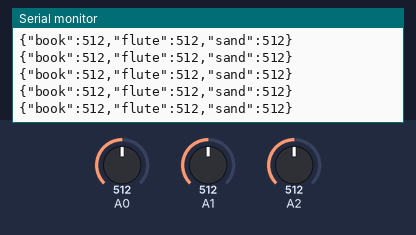
Simulated run of this sketch. Board: Arduino Uno, built with avr-gcc and run on an emulated ATmega328P. On the bench: the last lines printed to the serial monitor. The inputs (shaded band) are chosen by the test bench; at power-on: A0 = 512, A1 = 512, A2 = 512.

Above: at 1.2 s.
1.3 s: A0 set to 110
At 2.1 s:
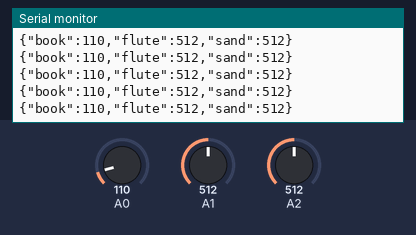
4.3 s: A0 set to 93
At 5.0 s:
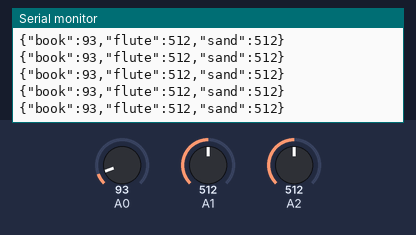
7.3 s: A1 set to 107
At 7.8 s:
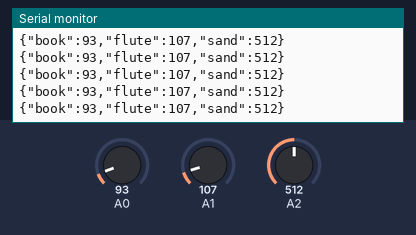
10.3 s: A1 set to 94
At 10.9 s:
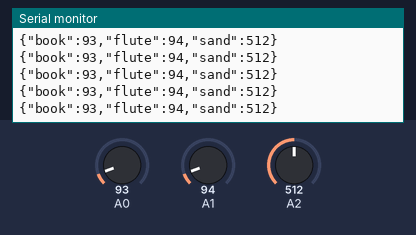
13.3 s: A2 set to 109
At 13.9 s:
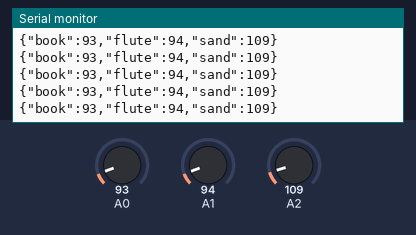
16.3 s: A2 set to 91
At 17.2 s:
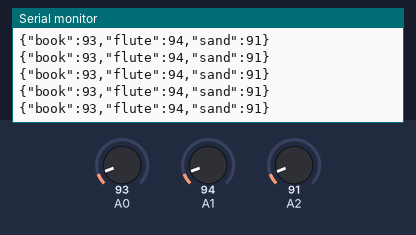
Timing chart, 0 to 19.3 s (numbered marks = the images above; inputs shaded):
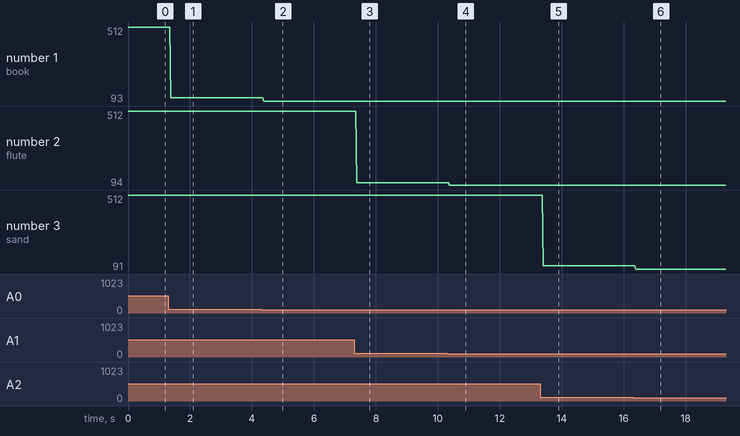

The sketch:

MuseeArduino.ino
```cpp
void setup() {
  Serial.begin(9600);
}

void loop() {
  int valueBook = analogRead(A0);
  int valueFlute = analogRead(A1);
  int valueSand = analogRead(A2);
  String json;
  json = "{";
  json = json + "\"book\":" + valueBook;
  json = json + ",\"flute\":" + valueFlute;
  json = json + ",\"sand\":" + valueSand;
  json = json + "}";

  Serial.println(json);
}
```

Measured:
- after the input at 1.3 s, the serial monitor: prints a new line after 0.09 s (image 1)
- after the input at 4.3 s, the serial monitor: prints a new line after 0.09 s (image 2)
- after the input at 7.3 s, the serial monitor: prints a new line after 0.08 s (image 3)
- after the input at 10.3 s, the serial monitor: prints a new line after 0.08 s (image 4)
- after the input at 13.3 s, the serial monitor: prints a new line after 0.10 s (image 5)
- after the input at 16.3 s, the serial monitor: prints a new line after 0.08 s (image 6)
- plotted number 1: 512 → 110 after the input at 1.3 s, 110 → 93 after the input at 4.3 s
- plotted number 2: 512 → 107 after the input at 7.3 s, 107 → 94 after the input at 10.3 s
